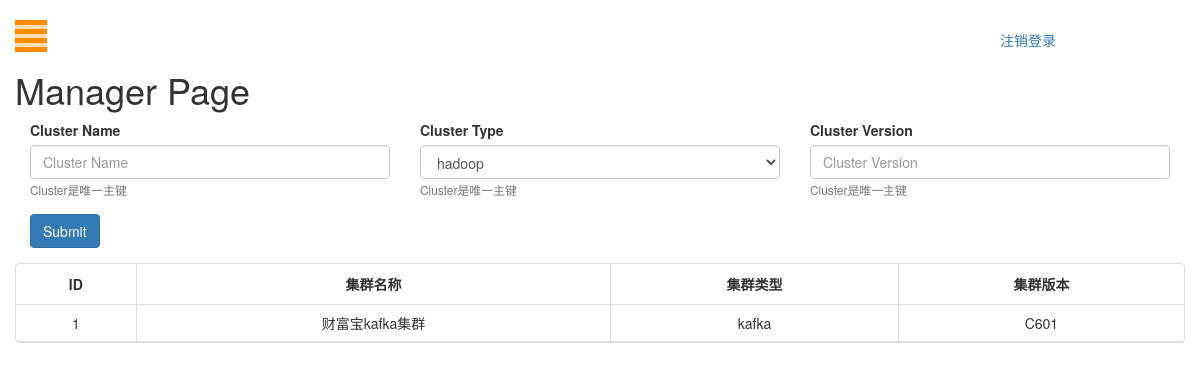
The page /cluster (signed in) on the database as committed earlier.
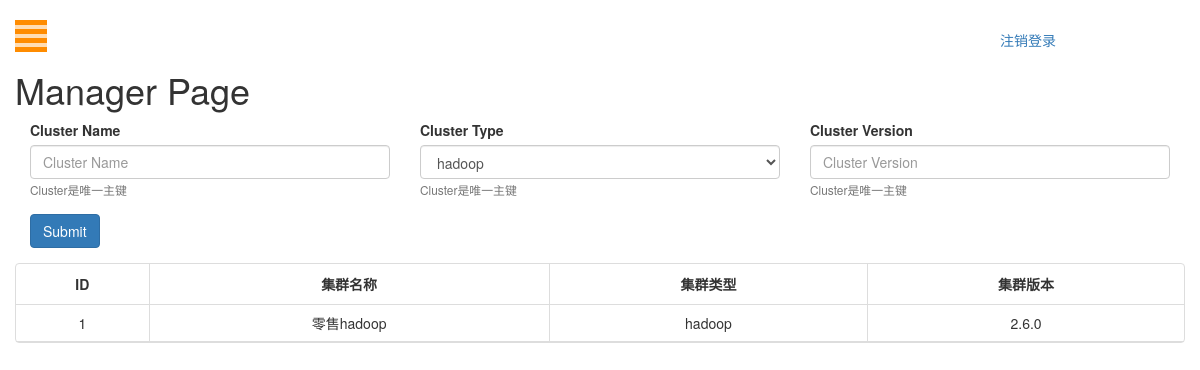
The same page on the database as committed later.
### cmdb/models.py (models this page shows)
class ClusterBasicInfo(models.Model):
    cluster_id = models.IntegerField(primary_key=True, auto_created=True)
    cluster_name = models.CharField(max_length=16)
    cluster_type = models.CharField(max_length=30)
    cluster_version = models.CharField(max_length=30, default="", blank=True, null=True)
    host_info = models.ManyToManyField(HostBasicInfo, through="ClusterHostMapping")

### cmdb/views.py (the view)
# urls.py: url(r'^cluster$', cluster_info, name='cluster'),
@login_required(login_url="/login")
def cluster_info(request):
    if request.method == "POST":
        cluster_name = request.POST['cluster_name']
        cluster_type = request.POST['cluster_type']
        cluster_version = request.POST['cluster_version']
        ClusterBasicInfo.objects.update_or_create(
            cluster_name=cluster_name,
            cluster_type=cluster_type,
            cluster_version=cluster_version
        )
        AllclusterObject = ClusterBasicInfo.objects.all().order_by(ClusterFields.F_CLUSTER_ID)
    else:
        AllclusterObject = ClusterBasicInfo.objects.all().order_by(ClusterFields.F_CLUSTER_ID)
    return render(request, "manager.html", {"AllclusterObject": AllclusterObject,
                                            "cluster_type": options.CLUSTER_TYPE})

### templates/manager.html (shortened to what this page needs)
{% load static %}
<!DOCTYPE html>
<html lang="zh">
<head>
    <link rel="stylesheet" type="text/css" href="{% static 'css/bootstrap.css' %}">
    <link rel="stylesheet" type="text/css" href="{% static 'css/style.css' %}">
    <link rel="stylesheet" type="text/css" href="{% static 'bootstraptable/bootstrap-table.min.css' %}">
</head>
<body>
<div id="wrapper">
    <div id="page-content-wrapper">
        <button type="button" class="hamburger is-closed animated fadeInLeft" data-toggle="offcanvas">
            <span class="hamb-top"></span>
            <span class="hamb-middle"></span>
            <span class="hamb-bottom"></span>
        </button>
        <a class="col-md-offset-10" href="{% url 'logout' %}">注销登录</a>
        <div class="container">
            <div class="row">
                <h1>Manager Page</h1>
            </div>
            <div class="row">
                <form action="cluster" method="post">
                    <div class="form-row">
                        <div class="form-group col-md-4">
                            <label>Cluster Name</label>
                            <input type="text" class="form-control" name="cluster_name" placeholder="Cluster Name">
                            <small id="emailHelp" class="form-text text-muted">Cluster是唯一主键</small>
                        </div>
                        <div class="form-group col-md-4">
                            <label>Cluster Type</label>
                            <select id="inputState" class="form-control" name="cluster_type">
                                {% for type in cluster_type %}
                                    <option>{{ type }}</option>
                                {% endfor %}
                            </select>
                            <small id="emailHelp" class="form-text text-muted">Cluster是唯一主键</small>
                        </div>
                        <div class="form-group col-md-4">
                            <label>Cluster Version</label>
                            <input type="text" class="form-control" name="cluster_version"
                                   placeholder="Cluster Version">
                            <small id="emailHelp" class="form-text text-muted">Cluster是唯一主键</small>
                        </div>
                    </div>
                    <div class="form-group col-md-4">
                        <button type="submit" class="btn btn-primary" onclick="return checkNull()">Submit</button>
                    </div>
                </form>
            </div>
            <div class="row">
                <table id="hdfs-table" data-toggle="table">
                    <thead>
                    <tr>
                        <th>ID</th>
                        <th data-field="name">集群名称</th>
                        <th>集群类型</th>
                        <th>集群版本</th>
                    </tr>
                    </thead>
                    <tbody>
                    {% for object in AllclusterObject %}
                        <tr data-toggle="modal" data-target="#myModal">
                            <td>{{ object.cluster_id }}</td>
                            <td>{{ object.cluster_name }}</td>
                            <td>{{ object.cluster_type }}</td>
                            <td>{{ object.cluster_version }}</td>
                        </tr>
                    {% endfor %}
                    </tbody>
                </table>
            </div>
        </div>
    </div>
</body>
</html>

Rows that differ between the two databases and show on the page:
changed ClusterBasicInfo id 1: cluster_name "财富宝kafka集群" → "零售hadoop"; cluster_type "kafka" → "hadoop"; cluster_version "C601" → "2.6.0"
